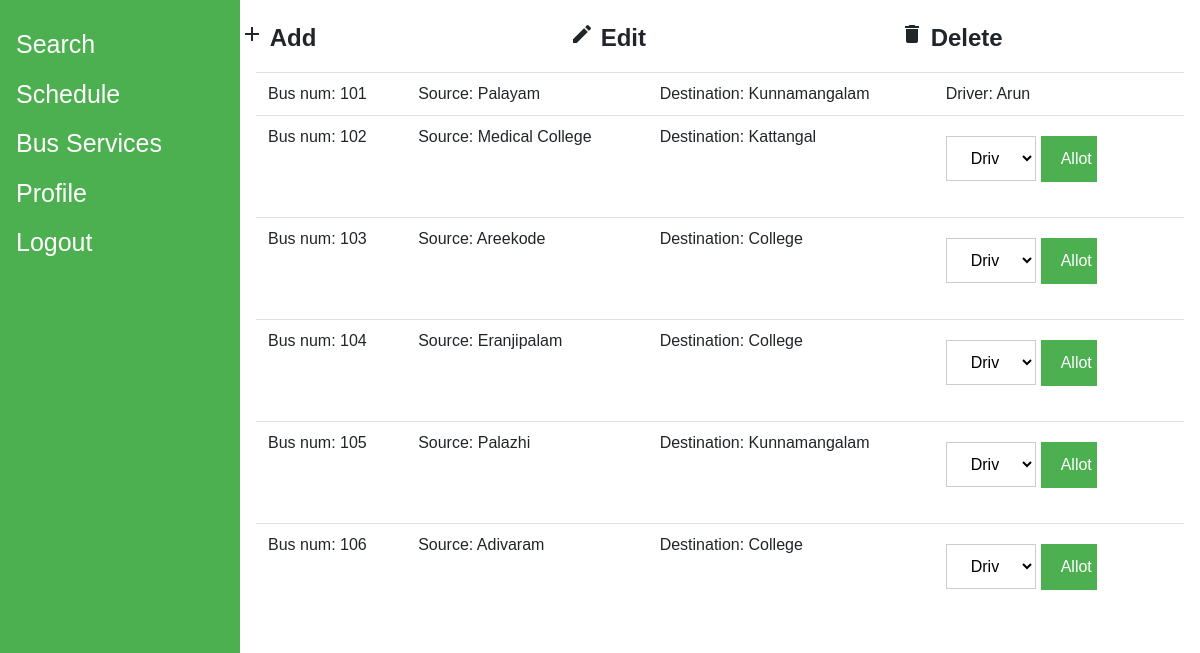
/admin/bus.php (signed in), run on the app's committed database.
### tables this page shows
CREATE TABLE `bus` (
  `bus_id` int(255) NOT NULL,
  `driver_id` int(255) NOT NULL
);

CREATE TABLE `stops` (
  `bus_id` int(255) NOT NULL,
  `stop` varchar(255) NOT NULL,
  `to_time` time(6) NOT NULL,
  `from_time` time(6) NOT NULL
);

CREATE TABLE `driver` (
  `driver_id` int(255) NOT NULL,
  `name` varchar(255) NOT NULL,
  `licno` varchar(255) NOT NULL,
  `age` int(100) NOT NULL,
  `password` varchar(255) NOT NULL,
  `email` varchar(255) NOT NULL
);

### admin/bus.php (the view, shortened to what this page needs)
<?php
include_once('dbConfig.php');
?>
<html>
    <head>
        <link rel="stylesheet" href="css/bootstrap.min.css" >
        <link rel="stylesheet" href="css/styles.css" >
    </head>
    <body>
    </body>
<div class="sidenav">
  <a href="adminHome.php">Search</a>
  <a href='schedule.php'>Schedule</a>
  <a href="bus.php">Bus Services</a>
  <a href="adminprofile.php">Profile</a>
  <a href="logout_admin.php">Logout</a>
</div>
<div class='contents'>
    <div class='row justify-content-center'>
      <div class='col'>
      <span class='heading' onclick="getBusid('addBus.php');" ><i class="material-icons">add</i> Add</span>
      </div>
      <div class='col'>
      <span class='heading' onclick="getBusid('editBus.php');"><i class="material-icons">edit</i>
Edit</span>
      </div>
      <div class='col'>
      <span class='heading' onclick="getBusid('deleteBus.php');"><i class="material-icons">delete</i>
Delete</span>
      </div>
    </div>
<div class='container'>
<table class='table'>
<?php
$sql="SELECT * FROM bus";
$res=mysqli_query($db,$sql);
while($buses=mysqli_fetch_array($res))
{
  $sql="SELECT stop as source FROM stops WHERE  bus_id= ".$buses['bus_id']." ORDER BY to_time ASC ";
  $res_=mysqli_query($db,$sql);
  $row=mysqli_fetch_array($res_);
  $sql="SELECT stop as dest FROM stops WHERE bus_id= ".$buses['bus_id']." ORDER BY to_time DESC ";
  $res_=mysqli_query($db,$sql);
  $row_=mysqli_fetch_array($res_);
  $sql="SELECT * FROM driver WHERE driver_id= ".$buses['driver_id']." ";
  $res_=mysqli_query($db,$sql);
  echo "<tr class='collapserow' onclick='toggle_collapse(";
  echo $buses['bus_id'];
  echo ")'> <td> Bus num: ";
  echo $buses['bus_id'];
  echo "</td><td>Source: ";
  echo $row['source'];
  echo" </td><td>Destination: ";
  echo $row_['dest'];
  echo "</td><td> ";
  if ($row__=mysqli_fetch_array($res_))
  {
    echo "Driver: ";
    echo $row__['name'];
  }
  else
    {echo "<form method=post action='allotDriver.php?bus_id=";
      echo $buses['bus_id'];;
      echo "'><select name='driver_id' style='width:40%;'><option selected disabled> Driver</option>";
    echo "</select>  <input style='width:25%;' type=submit value='Allot' ></form>";
  }
 echo "</td></tr>";
}
?>
    </table>
</div>
</div>
</html>

### admin/css/styles.css (style rules this page uses)
body { font-family: Arial, Helvetica, sans-serif; }
.heading { text-align:center; font-size: 150%; font-weight: bold; }
input[type=text], input[type=password],input[type=number],input[type=time],select { width: 100%; padding: 12px 20px; margin: 8px 0; display: inline-block; border: 1px solid #ccc; box-sizing: border-box; background-coloR: white; }
button, input[type=submit], .button { background-color: #4CAF50; color: white; padding: 14px 20px; border: none; cursor: pointer; width: 100%; }
.container { padding: 16px; }
.sidenav { height: 100%; width: 20%; position: fixed; z-index: 1; top: 0; left: 0; background-color: #4CAF50; overflow-x: hidden; padding-top: 20px; }
.sidenav a { padding: 6px 8px 6px 16px; text-decoration: none; font-size: 25px; color: white; display: block; }
.contents { width: 80%; margin-left: 20%; padding-top: 20px; }

### data on the page
bus: bus_id "101", stops.stop "Palayam", stops.stop "Kunnamangalam", driver.name "Arun"
bus: bus_id "102", stops.stop "Medical College", stops.stop "Kattangal"
bus: bus_id "103", stops.stop "Areekode", stops.stop "College"
bus: bus_id "104", stops.stop "Eranjipalam", stops.stop "College"
bus: bus_id "105", stops.stop "Palazhi", stops.stop "Kunnamangalam"
bus: bus_id "106", stops.stop "Adivaram", stops.stop "College"
